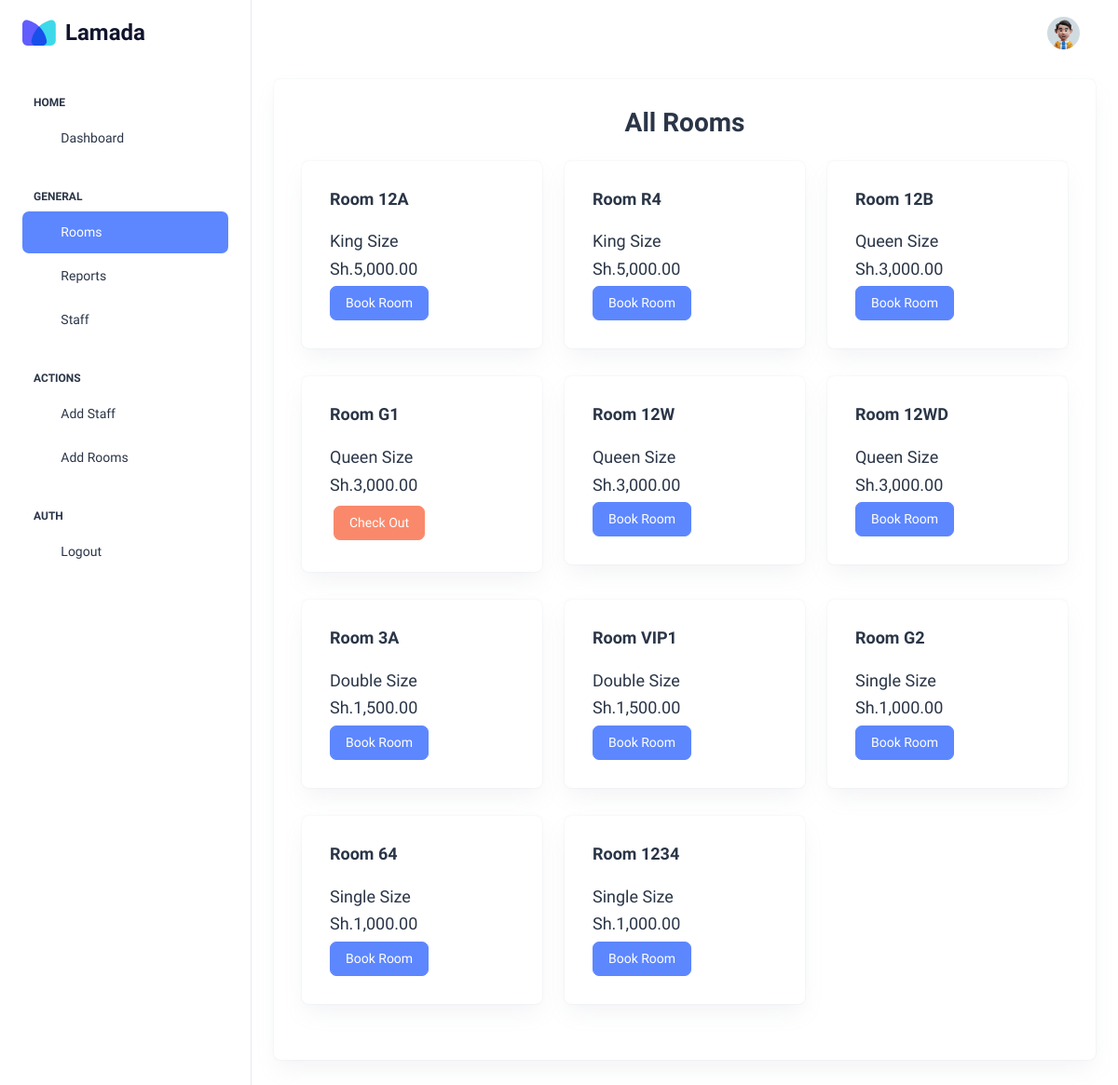
Page /rooms (signed in) on the committed database.
### tables this page shows
CREATE TABLE 'rooms' (
    'id' INTEGER PRIMARY KEY AUTOINCREMENT,
    'type' CHAR(30) NOT NULL,
    'status' BIT NOT NULL DEFAULT 1,
    'rate' INTEGER NOT NULL,
    'room_number' CHAR(30) NOT NULL
);

### app.py (the view)
@app.route("/rooms", methods=["GET", "POST"])
@login_required
def rooms():
    rows = db.execute("SELECT * FROM rooms ORDER BY rate DESC")
    user = db.execute("SELECT role from users WHERE id = ?", session["user_id"])
    if user[0]["role"] == "receptionist":
        return render_template("recep-room.html", rooms=rows)
    return render_template("rooms.html", rooms=rows)

### app.py (called while the page is built)
@app.after_request
def after_request(response):
    response.headers["Cache-Control"] = "no-cache, no-store, must-revalidate"
    response.headers["Expires"] = 0
    response.headers["Pragma"] = "no-cache"
    return response

@app.context_processor
def user_details():
    if request.path == "/login":
        return {}
    row = db.execute(
        "SELECT first_name, last_name, role FROM users WHERE id = ?", session["user_id"]
    )
    return dict(user=row[0])

### helpers.py (called while the page is built)
def login_required(f):
    @wraps(f)
    def decorated_function(*args, **kwargs):
        if session.get("user_id") is None:
            return redirect("/login")
        return f(*args, **kwargs)
    return decorated_function

def kes(value):
    return f"Sh.{value:,.2f}"

### templates/rooms.html (shortened to what this page needs)
<!DOCTYPE html>
<html lang="en">
  <head>
    <link
      rel="stylesheet"
      href="https://cdn.jsdelivr.net/npm/bootstrap@4.0.0/dist/css/bootstrap.min.css"
    />
    <link
      rel="stylesheet"
      href="https://cdn.jsdelivr.net/npm/intl-tel-input@18.1.1/build/css/intlTelInput.css"
    />
    <link rel="stylesheet" href="../static/css/styles.min.css" />
  </head>
  <body>
    <div
      class="page-wrapper"
      id="main-wrapper"
      data-layout="vertical"
      data-navbarbg="skin6"
      data-sidebartype="full"
      data-sidebar-position="fixed"
      data-header-position="fixed"
    >
      <aside class="left-sidebar">
        <div>
          <div
            class="brand-logo d-flex align-items-center justify-content-between"
          >
            <a
              href="/"
              class="text-nowrap logo-img"
              style="display: flex; align-items: center"
            >
              <img src="../static/images/icon.svg" width="36" alt="" />
              <span
                style="
                  font-weight: 700;
                  font-size: 24px;
                  color: #11142d;
                  padding-left: 10px;
                "
                >Lamada</span
              >
            </a>
          </div>
          <nav class="sidebar-nav scroll-sidebar" data-simplebar="">
            <ul id="sidebarnav">
              <li class="nav-small-cap">
                <span class="hide-menu">Home</span>
              </li>
              <li class="sidebar-item">
                <a class="sidebar-link" href="/" aria-expanded="false">
                  <span>
                    <i class="ti ti-layout-dashboard"></i>
                  </span>
                  <span class="hide-menu">Dashboard</span>
                </a>
              </li>
              <li class="nav-small-cap">
                <span class="hide-menu">GENERAL</span>
              </li>
              <li class="sidebar-item">
                <a class="sidebar-link" href="/rooms" aria-expanded="false">
                  <span>
                    <i class="ti ti-bed"></i>
                  </span>
                  <span class="hide-menu">Rooms</span>
                </a>
              </li>
              <li class="sidebar-item">
                <a
                  class="sidebar-link"
                  href="./authentication-register.html"
                  aria-expanded="false"
                >
                  <span>
                    <i class="ti ti-file"></i>
                  </span>
                  <span class="hide-menu">Reports</span>
                </a>
              </li>
              <li class="sidebar-item">
                <a class="sidebar-link" href="/staff" aria-expanded="false">
                  <span>
                    <i class="ti ti-user"></i>
                  </span>
                  <span class="hide-menu">Staff</span>
                </a>
              </li>
              <li class="nav-small-cap">
                <span class="hide-menu">ACTIONS</span>
              </li>
              <li class="sidebar-item">
                <a
                  class="sidebar-link"
                  href="/register-employee"
                  aria-expanded="false"
                >
                  <span>
                    <i class="ti ti-user-plus"></i>
                  </span>
                  <span class="hide-menu">Add Staff</span>
                </a>
              </li>
              <li class="sidebar-item">
                <a
                  class="sidebar-link"
                  href="/register-room"
                  aria-expanded="false"
                >
                  <span>
                    <i class="ti ti-user-plus"></i>
                  </span>
                  <span class="hide-menu">Add Rooms</span>
                </a>
              </li>
              <li class="nav-small-cap">
                <span class="hide-menu">AUTH</span>
              </li>
              <li class="sidebar-item">
                <a class="sidebar-link" href="/logout" aria-expanded="false">
                  <span>
                    <i class="ti ti-login"></i>
                  </span>
                  <span class="hide-menu">Logout</span>
                </a>
              </li>
            </ul>
          </nav>
        </div>
      </aside>
      <div class="body-wrapper">
        <header class="app-header">
          <nav class="navbar navbar-expand-lg navbar-light">
            <div
              class="navbar-collapse justify-content-end px-0"
              id="navbarNav"
            >
              <ul
                class="navbar-nav flex-row ms-auto align-items-center justify-content-end"
              >
                <li class="nav-item dropdown">
                  <a
                    class="nav-link nav-icon-hover"
                    href="javascript:void(0)"
                    id="drop2"
                    data-bs-toggle="dropdown"
                    aria-expanded="false"
                  >
                    <img
                      src="../static/images/user.jpg"
                      alt=""
                      width="35"
                      height="35"
                      class="rounded-circle"
                    />
                  </a>
                </li>
              </ul>
            </div>
          </nav>
        </header>
        <div class="container-fluid">
          <div class="card">
            <div class="card-body">
              <h2 class="mb-4 text-center fw-semibold">All Rooms</h2>
              <div class="row">
                {% for room in rooms%}
                <div class="room col-md-4">
                  <div class="card">
                    <div class="card-body">
                      <h5 class="card-title fw-semibold mb-4">
                        Room
                        <span class="rm-number"
                          >{{room['room_number'].upper()}}</span
                        >
                      </h5>
                      <h5 class="card-title rm-type">
                        {{room['type'].capitalize()}} Size
                      </h5>
                      <h5 class="card-title rm-rate">{{room['rate'] | kes}}</h5>
                      <button
                        type="button"
                        class="btn btn-primary"
                        data-toggle="modal"
                        data-target="#bookRoom"
                      >
                        Book Room
                      </button>
                    </div>
                  </div>
                </div>
                {%endfor%}
              </div>
            </div>
          </div>
        </div>
      </div>
    </div>
  </body>
</html>

### rows in the picture
rooms: room_number "12A", type "King", rate|kes "Sh.5,000.00"
rooms: room_number "R4", type "King", rate|kes "Sh.5,000.00"
rooms: room_number "12B", type "Queen", rate|kes "Sh.3,000.00"
rooms: room_number "G1", type "Queen", rate|kes "Sh.3,000.00"
rooms: room_number "12W", type "Queen", rate|kes "Sh.3,000.00"
rooms: room_number "12WD", type "Queen", rate|kes "Sh.3,000.00"
rooms: room_number "3A", type "Double", rate|kes "Sh.1,500.00"
rooms: room_number "VIP1", type "Double", rate|kes "Sh.1,500.00"
rooms: room_number "G2", type "Single", rate|kes "Sh.1,000.00"
rooms: room_number "64", type "Single", rate|kes "Sh.1,000.00"
rooms: room_number "1234", type "Single", rate|kes "Sh.1,000.00"
